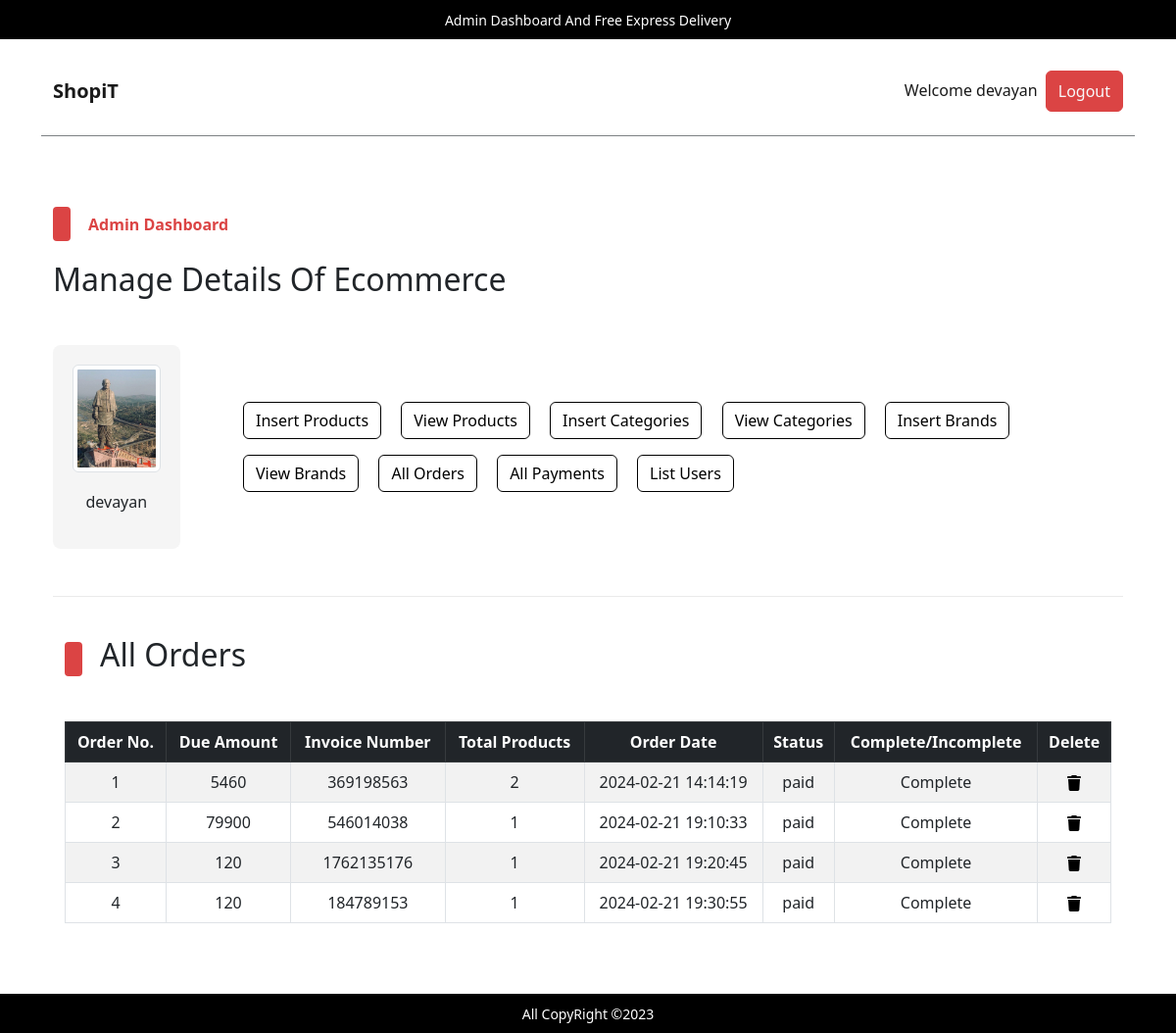
/admin/index.php?list_orders (signed in), run on the app's committed database.
### tables this page shows
CREATE TABLE `admin_table` (
  `admin_id` int(11) NOT NULL,
  `admin_name` varchar(100) NOT NULL,
  `admin_email` varchar(200) NOT NULL,
  `admin_image` varchar(255) NOT NULL,
  `admin_password` varchar(255) NOT NULL
);

CREATE TABLE `user_orders` (
  `order_id` int(11) NOT NULL,
  `user_id` int(11) NOT NULL,
  `amount_due` int(255) NOT NULL,
  `invoice_number` int(255) NOT NULL,
  `total_products` int(255) NOT NULL,
  `order_date` timestamp NOT NULL DEFAULT current_timestamp() ON UPDATE current_timestamp(),
  `order_status` varchar(255) NOT NULL
);

### admin/list_orders.php (the view, shortened to what this page needs)
<!DOCTYPE html>
<html lang="en">
<head>
</head>
<body>
    <div class="container">
        <div class="categ-header">
            <div class="sub-title">
                <span class="shape"></span>
                <h2>All Orders</h2>
            </div>
        </div>
        <div class="table-data">
            <table class="table table-bordered table-hover table-striped text-center">
                <thead class="table-dark">
                    <?php
                    $get_order_query = "SELECT * FROM `user_orders`";
                    $get_order_result = mysqli_query($con, $get_order_query);
                    $row_count = mysqli_num_rows($get_order_result);
                    if($row_count!=0){
                        echo "
                        <tr>
                        <th>Order No.</th>
                        <th>Due Amount</th>
                        <th>Invoice Number</th>
                        <th>Total Products</th>
                        <th>Order Date</th>
                        <th>Status</th>
                        <th>Complete/Incomplete</th>
                        <th>Delete</th>
                    </tr>
                    ";
                    }
                    ?>
                </thead>
                <tbody>
                    <?php
                    if ($row_count == 0) {
                        echo "<h2 class='text-center text-light p-2 bg-dark'>No orders yet</h2>";
                    } else {
                        $id_number = 1;
                        while ($row_fetch_orders = mysqli_fetch_array($get_order_result)) {
                            $order_id = $row_fetch_orders['order_id'];
                            $amount_due = $row_fetch_orders['amount_due'];
                            $invoice_number = $row_fetch_orders['invoice_number'];
                            $total_products = $row_fetch_orders['total_products'];
                            $order_date = $row_fetch_orders['order_date'];
                            $order_status = $row_fetch_orders['order_status'];
                            $order_complete = $row_fetch_orders['order_status'] == 'paid'? 'Complete' : 'Incomplete';
                            echo "
                            <tr>
                            <td>$id_number</td>
                            <td>$amount_due</td>
                            <td>$invoice_number</td>
                            <td>$total_products</td>
                            <td>$order_date</td>
                            <td>$order_status</td>
                            <td>$order_complete</td>
                            <td>
                                <a href='index.php?delete_order=$order_id' data-bs-toggle='modal' data-bs-target='#deleteModal_$order_id'>
                                </a>
                                <div class='modal fade' id='deleteModal_$order_id' tabindex='-1' aria-labelledby='deleteModal_$order_id.Label' aria-hidden='true'>
                                                            <a class='text-light' href='index.php?delete_order=$order_id'>
                                                                Delete Order No. <strong>$id_number</strong>
                                                            </a>
                                </div>
                            </td>
                        </tr>
                            ";
                            $id_number++;
                        }
                    }
                    ?>
                </tbody>
            </table>
        </div>
    </div>
</body>
</html>

### admin/index.php (shortened to what this page needs)
<?php
    include('../includes/connect.php');
    if(isset($_SESSION['admin_username'])){
        $admin_name = $_SESSION['admin_username'];
        $get_admin_data = "SELECT * FROM `admin_table` WHERE admin_name = '$admin_name'";
        $get_admin_result = mysqli_query($con,$get_admin_data);
        $row_fetch_admin_data = mysqli_fetch_array($get_admin_result);
        $admin_name = $row_fetch_admin_data['admin_name'];
        $admin_image = $row_fetch_admin_data['admin_image'];
    }else{
        echo "<script>window.open('./admin_login.php','_self');</script>";
    }
?>
<!DOCTYPE html>
<html lang="en">
<head>
    <link rel="stylesheet" href="../assets/css/bootstrap.css" />
    <link rel="stylesheet" href="../assets/css/main.css" />
</head>
<body>
    <div class="container my-5 pb-5">
    <div class="upper-nav primary-bg p-2 px-3 text-center text-break fixed-top">
        <span>Admin Dashboard And Free Express Delivery</span>
    </div>
    <nav class="navbar navbar-expand-lg navbar-light bg-light my-5">
        <div class="container py-3">
            <a class="navbar-brand fw-bold" href="#">ShopiT</a>
            <div class="collapse navbar-collapse" id="navbarSupportedContentad">
                <ul class="navbar-nav ms-auto mb-2 mb-lg-0">
                    <li class="nav-item">
                        <a class="nav-link active" aria-current="page" href="#">Welcome <?php echo $admin_name;?></a>
                    </li>
                    <li class="nav-item">
                    <button class="btn btn-primary p-0 px-1">
                            <a href="./admin_logout.php" class="nav-link text-light">Logout</a>
                        </button>
                    </li>
                </ul>
            </div>
        </div>
    </nav>
    <div class="control my-5">
        <div class="container pt-4 pb-0">
            <div class="categ-header">
                <div class="sub-title">
                    <span class="shape"></span>
                    <span class="title">Admin Dashboard</span>
                </div>
                <h2>Manage Details Of Ecommerce</h2>
            </div>
            <div class="row align-items-center mb-5">
                <div class="col-md-2">
                    <div class="admin-image">
                        <a href="./index.php"><img src="./admin_images/<?php echo $admin_image;?>" class="img-thumbnail" alt="Admin Photo"></a>
                        <p><?php echo $admin_name;?></p>
                    </div>
                </div>
                <div class="col-md-10 ">
                    <div class="buttons">
                        <button class="btn btn-outline-primary m-2">
                            <a href="./insert_product.php" class="nav-link">Insert Products</a>
                        </button>
                        <button class="btn btn-outline-primary m-2">
                            <a href="index.php?view_products" class="nav-link">View Products</a>
                        </button>
                        <button class="btn btn-outline-primary m-2">
                            <a href="index.php?insert_category" class="nav-link">Insert Categories</a>
                        </button>
                        <button class="btn btn-outline-primary m-2">
                            <a href="index.php?view_categories" class="nav-link">View Categories</a>
                        </button>
                        <button class="btn btn-outline-primary m-2">
                            <a href="index.php?insert_brand" class="nav-link">Insert Brands</a>
                        </button>
                        <button class="btn btn-outline-primary m-2">
                            <a href="index.php?view_brands" class="nav-link">View Brands</a>
                        </button>
                        <button class="btn btn-outline-primary m-2">
                            <a href="index.php?list_orders" class="nav-link">All Orders</a>
                        </button>
                        <button class="btn btn-outline-primary m-2">
                            <a href="index.php?list_payments" class="nav-link">All Payments</a>
                        </button>
                        <button class="btn btn-outline-primary m-2">
                            <a href="index.php?list_users" class="nav-link">List Users</a>
                        </button>
                    </div>
                </div>
            </div>
        </div>
    </div>
    <div class="container">
        <div class="divider"></div>
    </div>
    <div class="change-page">
        <div class="container">
            <?php
            if(isset($_GET['list_orders'])){
                include('./list_orders.php');
            }
            ?>
        </div>
    </div>
    <div class="upper-nav primary-bg p-2 px-3 text-center text-break fixed-bottom">
        <span>All CopyRight &copy;2023</span>
    </div>
</div>
</body>
</html>

### assets/css/main.css (style rules this page uses)
* { -webkit-box-sizing: border-box; -moz-box-sizing: border-box; box-sizing: border-box; margin: 0; padding: 0; }
html { scroll-behavior: smooth; }
a { text-decoration: none; color: #000000; cursor: pointer; }
button, input[type="submit"] { cursor: pointer; }
ul { list-style: none; }
.primary-bg { background-color: #000; }
.divider { background-color: #eaeaea; height: 1.5px; width: 100%; margin-top: 30px; margin-bottom: 40px; }
.container .categ-header { display: flex; flex-direction: column; gap: 20px; margin-bottom: 40px; }
.container .categ-header .sub-title { display: flex; flex-direction: row; gap: 18px; align-items: center; }
.container .categ-header .sub-title span:nth-of-type(1) { width: 18px; height: 35px; background-color: #DB4444; border-radius: 4px; -webkit-border-radius: 4px; -moz-border-radius: 4px; -ms-border-radius: 4px; -o-border-radius: 4px; }
.shape { display: inline-block; width: 18px; height: 35px; background-color: #DB4444; border-radius: 4px; -webkit-border-radius: 4px; -moz-border-radius: 4px; -ms-border-radius: 4px; -o-border-radius: 4px; }
.container .categ-header .sub-title span:nth-of-type(2) { color: #DB4444; font-weight: bold; }
.upper-nav span { color: #ffffff; font-size: 14px; }
.bg-light { background-color: #ffffff !important; border-bottom: 1px solid #7D8184; }
.control .container .row .admin-image { width: 80%; background-color: #F5F5F5; padding: 20px; display: flex; flex-direction: column; gap:18px; align-items: center; border-radius: 8px; -webkit-border-radius: 8px; -moz-border-radius: 8px; -ms-border-radius: 8px; -o-border-radius: 8px; }
.control .container .row .admin-image img { width: 100%; }
.control .container .row .buttons a.nav-link { transition: 0s; -webkit-transition: 0s; -moz-transition: 0s; -ms-transition: 0s; -o-transition: 0s; }
td { vertical-align: middle; }

### data on the page
admin_table: admin_name "devayan", admin_image (picture)
user_orders: amount_due "5460", invoice_number "369198563", total_products "2", order_date "2024-02-21 14:14:19", order_status "paid", order_status "Complete"
user_orders: amount_due "79900", invoice_number "546014038", total_products "1", order_date "2024-02-21 19:10:33", order_status "paid", order_status "Complete"
user_orders: amount_due "120", invoice_number "1762135176", total_products "1", order_date "2024-02-21 19:20:45", order_status "paid", order_status "Complete"
user_orders: amount_due "120", invoice_number "184789153", total_products "1", order_date "2024-02-21 19:30:55", order_status "paid", order_status "Complete"
